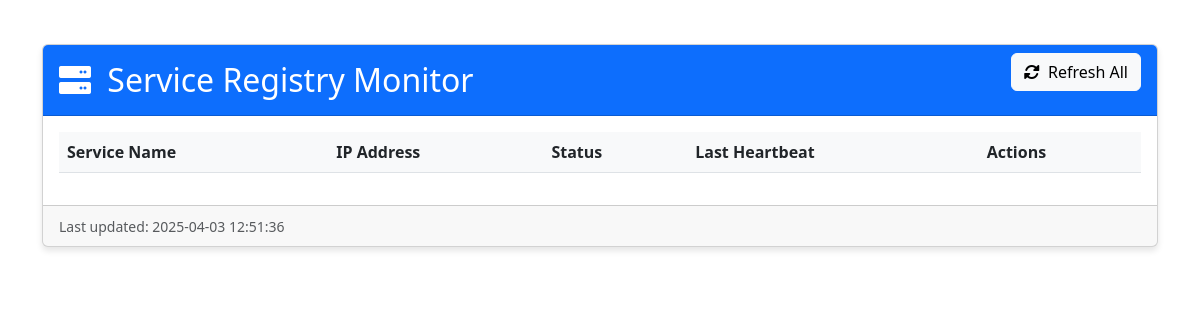
Before: / with the older database file.
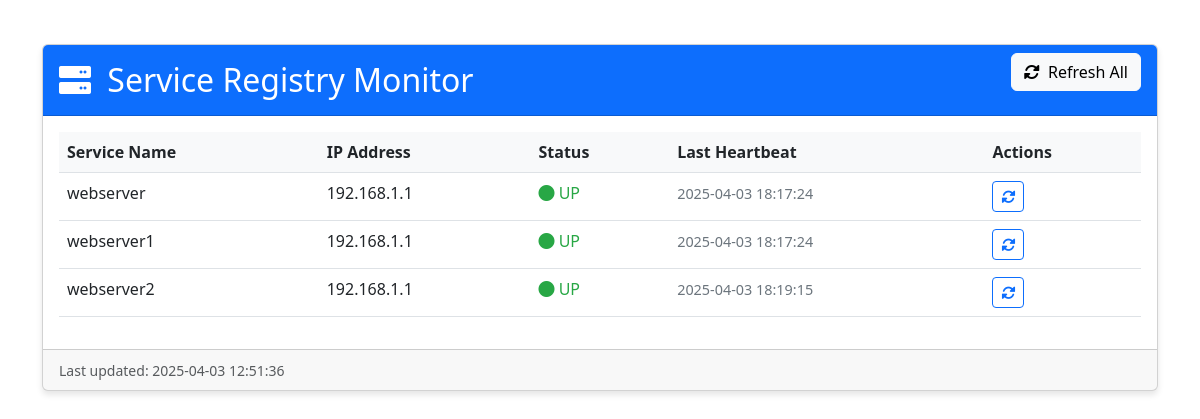
After: the same page with the newer database file.
### tables this page shows
CREATE TABLE services (
        id INTEGER PRIMARY KEY AUTOINCREMENT,
        name TEXT NOT NULL,
        ip TEXT NOT NULL,
        status TEXT NOT NULL,
        last_heartbeat TIMESTAMP DEFAULT CURRENT_TIMESTAMP
    );

### monitor.py (the view)
@app.route('/')
def index():
    cleanup_services()
    services = get_services()
    formatted_services = []
    for service in services:
        try:
            last_heartbeat_str = service[4]
            if '.' in last_heartbeat_str:
                last_heartbeat = datetime.strptime(last_heartbeat_str, '%Y-%m-%d %H:%M:%S.%f')
            else:
                last_heartbeat = datetime.strptime(last_heartbeat_str, '%Y-%m-%d %H:%M:%S')
            current_time = datetime.now()
            time_diff = (current_time - last_heartbeat).total_seconds()
            status = 'UP' if time_diff < 60 else 'DOWN'
            formatted_services.append({
                'id': service[0],
                'name': service[1],
                'ip': service[2],
                'status': status,
                'last_heartbeat': last_heartbeat_str
            })
        except Exception as e:
            print(f"Error processing service {service[1]}: {str(e)}")
            continue
    return render_template('index.html', services=formatted_services, current_time=datetime.now().strftime('%Y-%m-%d %H:%M:%S'))

### monitor.py (called while the page is built)
def get_services():
    conn = sqlite3.connect(DB_NAME)
    cursor = conn.cursor()
    cursor.execute("SELECT * FROM services")
    services = cursor.fetchall()
    conn.close()
    return services

def cleanup_services(timeout=60):
    conn = sqlite3.connect(DB_NAME)
    cursor = conn.cursor()
    cursor.execute("DELETE FROM services WHERE (strftime('%s', 'now') - strftime('%s', last_heartbeat)) > ?", (timeout,))
    conn.commit()
    conn.close()

### templates/index.html (shortened to what this page needs)
<!DOCTYPE html>
<html lang="en">
<head>
    <link href="https://cdn.jsdelivr.net/npm/bootstrap@5.3.0/dist/css/bootstrap.min.css" rel="stylesheet">
    <link href="https://cdnjs.cloudflare.com/ajax/libs/font-awesome/6.0.0/css/all.min.css" rel="stylesheet">
</head>
<body>
    <div class="container py-4">
        <div class="card">
            <div class="card-header bg-primary text-white d-flex justify-content-between align-items-center">
                <h2 class="mb-0">
                    <i class="fas fa-server me-2"></i>
                    Service Registry Monitor
                </h2>
                <button id="refreshAllBtn" class="btn btn-light refresh-all-btn">
                    <i class="fas fa-sync-alt me-1"></i> Refresh All
                </button>
            </div>
            <div class="card-body">
                <div class="table-responsive">
                    <table class="table table-hover">
                        <thead>
                            <tr>
                                <th>Service Name</th>
                                <th>IP Address</th>
                                <th>Status</th>
                                <th>Last Heartbeat</th>
                                <th>Actions</th>
                            </tr>
                        </thead>
                        <tbody>
                            {% for service in services %}
                            <tr>
                                <td>{{ service.name }}</td>
                                <td>{{ service.ip }}</td>
                                <td>
                                    {% if service.status == 'UP' %}
                                        <span class="status-up">
                                            <i class="fas fa-circle"></i> UP
                                        </span>
                                    {% else %}
                                        <span class="status-down">
                                            <i class="fas fa-circle"></i> DOWN
                                        </span>
                                    {% endif %}
                                </td>
                                <td>
                                    <span class="last-heartbeat">
                                        {{ service.last_heartbeat }}
                                    </span>
                                </td>
                                <td>
                                    <button class="btn btn-sm btn-outline-primary refresh-btn"
                                            onclick="refreshService('{{ service.name }}')">
                                        <i class="fas fa-sync-alt"></i>
                                    </button>
                                </td>
                            </tr>
                            {% endfor %}
                        </tbody>
                    </table>
                </div>
            </div>
            <div class="card-footer text-muted">
                <small>Last updated: {{ current_time }}</small>
            </div>
        </div>
    </div>
</body>
</html>

### templates/index.html (style rules this page uses)
.status-up { color: #28a745; }
.card { box-shadow: 0 4px 6px rgba(0, 0, 0, 0.1); margin-top: 20px; }
.table th { background-color: #f8f9fa; }
.last-heartbeat { font-size: 0.9em; color: #6c757d; }
.refresh-btn { padding: 0.25rem 0.5rem; font-size: 0.875rem; }
.refresh-all-btn { margin-bottom: 1rem; }

Changed rows visible on the page:
added services: name "webserver", ip "192.168.1.1", status "UP" (drawn), last_heartbeat "2025-04-03 18:17:24"
added services: name "webserver1", ip "192.168.1.1", status "UP" (drawn), last_heartbeat "2025-04-03 18:17:24"
added services: name "webserver2", ip "192.168.1.1", status "UP" (drawn), last_heartbeat "2025-04-03 18:19:15"
